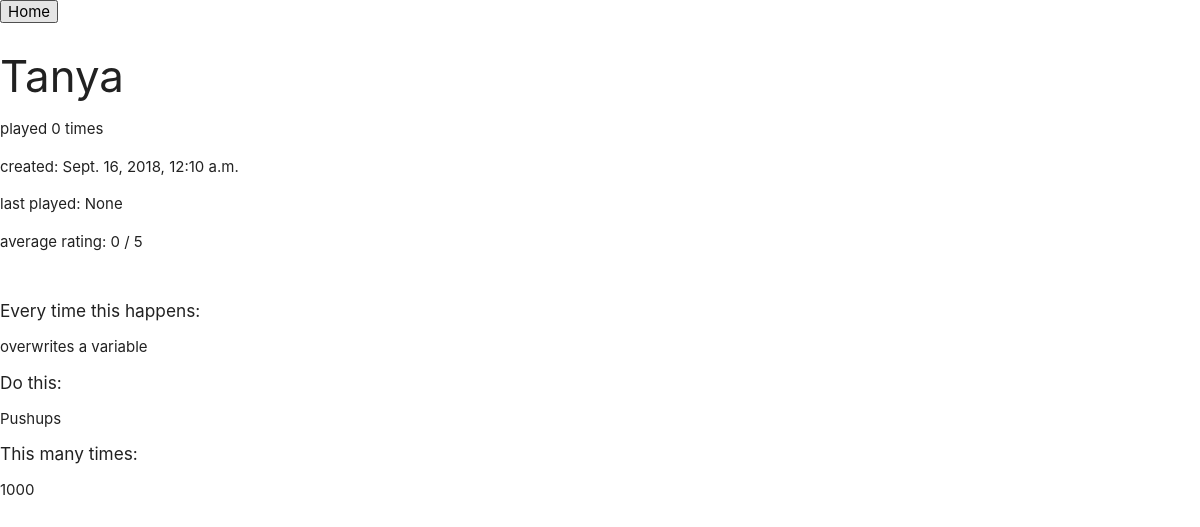
/shots/13/, run on the app's committed database.
### shots_app/models.py (models this page shows, shortened)
class DrinkingGame(models.Model):
    title = models.CharField(max_length = 200)
    pub_date = models.DateTimeField('date created', default = timezone.now())
    play_date = models.DateTimeField('date last played', null = True)
    play_count = models.IntegerField(default = 0)
    rating = models.IntegerField(default = 0,
                                 choices = [(1, 'A-cup anime titties'),
                                            (2, 'B-cup anime titties'),
                                            (3, 'C-cup anime titties'),
                                            (4, 'D-cup anime titties'),
                                            (5, 'DD-cup anime titties')])
    @staticmethod
    def get_by_id(id):
        return DrinkingGame.objects.get(id = id)
    def get_triggers(self):
        return Trigger.objects.filter(drinking_game = self.id)

class Trigger(models.Model):
    drinking_game = models.ForeignKey(DrinkingGame, on_delete = models.CASCADE)
    trigger = models.CharField(max_length = 200, default = '', blank = True)
    action = models.CharField(max_length = 200, default = '', blank = True)
    amount = models.IntegerField(default = 1)

### shots_app/views.py (the view)
# urls.py: path('<int:game_id>/', views.game_detail, name = 'game'),
def game_detail(request, game_id):
    game = DrinkingGame.get_by_id(game_id)
    triggers = game.get_triggers()
    context = { 'game' : game,
                'triggers' : triggers }
    return render(request, 'shots_app/game_detail.html', context)

### shots_app/templates/shots_app/game_detail.html (shortened to what this page needs)
{% load static %}
<!DOCTYPE html>
<html>
  <head>
    <link type="text/css" rel="stylesheet" href="{% static "shots_app/css/materialize.min.css" %}" media="screen,projection"/>
  </head>
  <body>
    <form action="/shots/">
      <input type="button" onclick = "window.location.href = /shots/" value="Home" />
    </form>
    {% if triggers %}
      <h3>{{game.title}}</h3>
      <p>played {{ game.play_count }} times</p>
      <p>created: {{ game.pub_date }}</p>
      <p>last played: {{ game.play_date }}</p>
      <p>average rating: {{ game.rating }} / 5</p>
      <br>
      {% for entry in triggers %}
        <h6>Every time this happens:</h6>
        <p>{{ entry.trigger }}</p>
        <h6>Do this:</h6>
        <p>{{ entry.action }}</p>
        <h6>This many times:</h6>
        <p>{{ entry.amount }}</p>
        <br>
      {% endfor %}
    {% else %}
        <p>Can't find the data for this game :(</p>
    {% endif %}
  </body>
</html>

### data on the page
DrinkingGame: title "Tanya", play_count "0", pub_date "Sept. 16, 2018, 12:10 a.m.", play_date "None", rating "0"
Trigger: trigger "overwrites a variable", action "Pushups", amount "1000"
